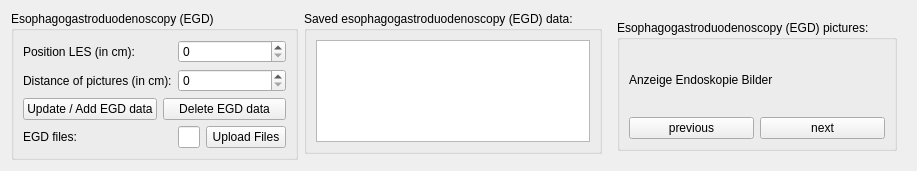
          <widget class="QWidget" name="endoskopy">
           <property name="geometry">
            <rect>
             <x>0</x>
             <y>0</y>
             <width>630</width>
             <height>130</height>
            </rect>
           </property>
           <attribute name="label">
            <string>Esophagogastroduodenoscopy (EGD)</string>
           </attribute>
           <layout class="QGridLayout" name="gridLayout_45" columnstretch="1,0,1,1">
            <item row="0" column="2">
             <widget class="QGroupBox" name="groupBox_31">
              <property name="title">
               <string>Saved esophagogastroduodenoscopy (EGD) data:</string>
              </property>
              <layout class="QGridLayout" name="gridLayout_40">
               <item row="0" column="1">
                <widget class="QTextEdit" name="textEdit_8"/>
               </item>
              </layout>
             </widget>
            </item>
            <item row="0" column="0" rowspan="2">
             <widget class="QGroupBox" name="groupBox_30">
              <property name="title">
               <string>Esophagogastroduodenoscopy (EGD)</string>
              </property>
              <layout class="QGridLayout" name="gridLayout_39">
               <item row="4" column="0" colspan="2">
                <layout class="QHBoxLayout" name="horizontalLayout_11">
                 <item>
                  <widget class="QPushButton" name="pushButton_9">
                   <property name="text">
                    <string>Update / Add EGD data</string>
                   </property>
                  </widget>
                 </item>
                 <item>
                  <widget class="QPushButton" name="manometrie_delete_button_4">
                   <property name="text">
                    <string>Delete EGD data</string>
                   </property>
                  </widget>
                 </item>
                </layout>
               </item>
               <item row="1" column="0">
                <widget class="QLabel" name="label_65">
                 <property name="text">
                  <string>Distance of pictures (in cm):</string>
                 </property>
                </widget>
               </item>
               <item row="0" column="0">
                <widget class="QLabel" name="label_63">
                 <property name="text">
                  <string>Position LES (in cm):</string>
                 </property>
                </widget>
               </item>
               <item row="5" column="1">
                <layout class="QHBoxLayout" name="horizontalLayout_7">
                 <item>
                  <widget class="QLineEdit" name="endoscopy_textfield"/>
                 </item>
                 <item>
                  <widget class="QPushButton" name="endoscopy_upload_button">
                   <property name="text">
                    <string>Upload Files</string>
                   </property>
                  </widget>
                 </item>
                </layout>
               </item>
               <item row="6" column="1">
                <spacer name="verticalSpacer_2">
                 <property name="orientation">
                  <enum>Qt::Vertical</enum>
                 </property>
                 <property name="sizeHint" stdset="0">
                  <size>
                   <width>20</width>
                   <height>40</height>
                  </size>
                 </property>
                </spacer>
               </item>
               <item row="5" column="0">
                <widget class="QLabel" name="label_57">
                 <property name="text">
                  <string>EGD files:</string>
                 </property>
                </widget>
               </item>
               <item row="1" column="1">
                <widget class="QSpinBox" name="spinBox_2"/>
               </item>
               <item row="0" column="1">
                <widget class="QSpinBox" name="spinBox_24"/>
               </item>
              </layout>
             </widget>
            </item>
            <item row="0" column="3" rowspan="2">
             <widget class="QStackedWidget" name="stackedWidget_3">
              <widget class="QWidget" name="endoscopy_pics">
               <layout class="QGridLayout" name="gridLayout_67">
                <item row="0" column="0">
                 <widget class="QGroupBox" name="groupBox_37">
                  <property name="title">
                   <string>Esophagogastroduodenoscopy (EGD) pictures:</string>
                  </property>
                  <layout class="QGridLayout" name="gridLayout_68">
                   <item row="1" column="0">
                    <layout class="QHBoxLayout" name="horizontalLayout_4">
                     <item>
                      <widget class="QPushButton" name="endoscopy_previous_button">
                       <property name="text">
                        <string>previous</string>
                       </property>
                      </widget>
                     </item>
                     <item>
                      <widget class="QPushButton" name="endoscopy_next_button">
                       <property name="text">
                        <string>next</string>
                       </property>
                      </widget>
                     </item>
                    </layout>
                   </item>
                   <item row="0" column="0">
                    <widget class="QLabel" name="endoscopy_imageview">
                     <property name="sizePolicy">
                      <sizepolicy hsizetype="Preferred" vsizetype="Expanding">
                       <horstretch>0</horstretch>
                       <verstretch>0</verstretch>
                      </sizepolicy>
                     </property>
                     <property name="text">
                      <string>Anzeige Endoskopie Bilder</string>
                     </property>
                    </widget>
                   </item>
                  </layout>
                 </widget>
                </item>
               </layout>
              </widget>
              <widget class="QWidget" name="page_2"/>
             </widget>
            </item>
           </layout>
          </widget>
